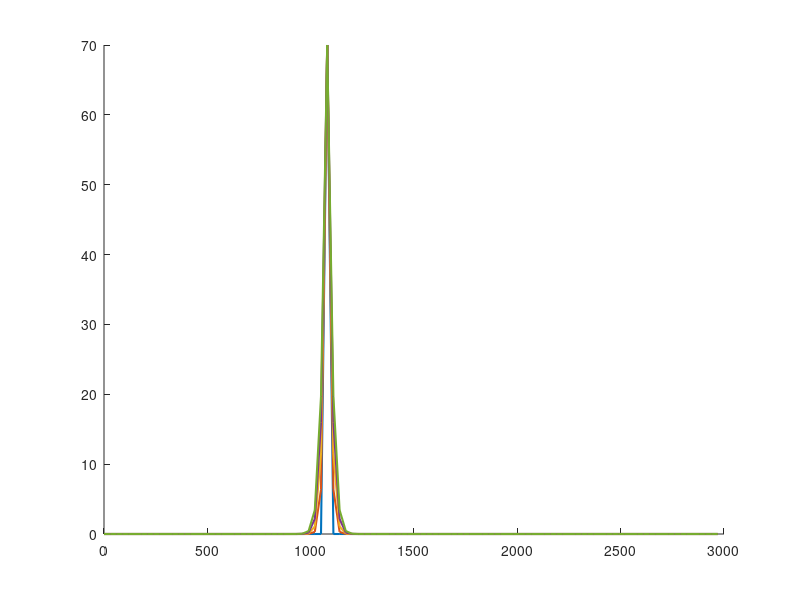

Recreate this plot in MATLAB. (Note: this script raises an error after producing the figure.)

clear; clc; close all;

NIM = '087'; % (xyz) 3 digit nim terakhir dari 26050124130087

L = 3000;
dx = 30;
T_total = 7200;
dt = 6;
G = 0.05;
z = str2double(NIM(3)); % z (Digit terakhir NIM)

Source_Konsentarsi = 10 * z;      
Source_Grid = 30 + z;       


imax = round(L / dx);
nmax = round(T_total / dt);

C = zeros(nmax, imax); 

alpha = (G * dt) / (dx^2);

fprintf('Nilai Alpha: %.4f (Stabil jika <= 0.5)\n', alpha);

for n = 1 : nmax - 1
    C(n, Source_Grid) = Source_Konsentarsi; 
    
    for i = 2 : imax - 1
        C(n+1, i) = C(n, i) + alpha * (C(n, i+1) - 2 * C(n, i) + C(n, i-1));
    end
    
    C(n+1, 1) = 0;      
    C(n+1, imax) = 0;
    C(n+1, Source_Grid) = Source_Konsentarsi;
end

x_vec = 0:dx:(imax-1)*dx;
t_vec = 0:dt:(nmax-1)*dt;

figure(1);
hold on;
plot_times = round(linspace(1, nmax, 5));
labels_time = {};

for k = 1:length(plot_times)
    t_idx = plot_times(k);
    plot(x_vec, C(t_idx, :), 'LineWidth', 1.5);
    labels_time{k} = sprintf('t = %.0f s', t_vec(t_idx));
end
title(['Skenario 1: Konsentrasi Polutan terhadap Ruang (G=', num2str(G), ')'], ["Feby Syarief A-0087-Ose C"]);
xlabel('Jarak (meter)');
ylabel('Konsentrasi (mg/l)');
legend(labels_time);
grid on;
hold off;

target_grids = [Source_Grid, Source_Grid+5, Source_Grid+10, Source_Grid+20, Source_Grid+40];
target_grids = target_grids(target_grids < imax);

figure(2);
hold on;
labels_grid = {};
for k = 1:length(target_grids)
    g_idx = target_grids(k);
    plot(t_vec, C(:, g_idx), 'LineWidth', 1.5);
    labels_grid{k} = sprintf('Grid %d (x=%.0fm)', g_idx, x_vec(g_idx));
end
title(['Skenario 1: Konsentrasi Polutan terhadap Waktu'], ["Feby Syarief A-0087-Ose C"]);
xlabel('Waktu (detik)');
ylabel('Konsentrasi (mg/l)');
legend(labels_grid, 'Location', 'Southeast');
grid on;
hold off;
